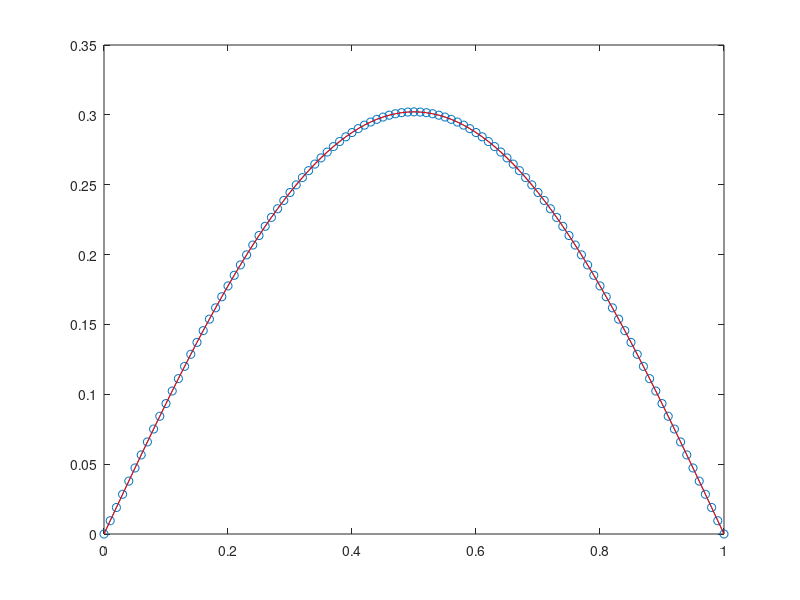

Write MATLAB code to recreate this figure.
% Demonstration for solving the heat equation.
%   Compared with 'demo_par1.m', this version has used vector operations
%     as much as possible. It's faster in Matlab for large problems 
%     (J or/and n large).
%  u_t = u_xx, for 0<t<T, 0<x<1
%  IC: u(x,0) = 2x, for 0<x<1/2 and u(x,0)=2(1-x) for 1/2<x<1
%  BC: u(0,t) = u(1,t) = 0, for t>0
% 
% set the grid size
J=100; dx=1./J;
% set the initial conidtion in 'U' and is overwritten each time step  
x = dx*(0:J);
U(1:J/2) = 2*x(1:J/2);
U(J/2+1:J+1)=2-2*x(J/2+1:J+1);
% define a new variable to store new values of U;
Unew=U;
mu = 0.48; dt = mu*dx^2; T=0.1;
nt = round(T/dt); 
for n = 1:nt
    t = n*dt;
    % heart of the program: the following line implement FTCS
    Unew(2:J) = U(2:J) + mu*(U(3:J+1) - 2*U(2:J) + U(1:J-1));
    U = Unew;
end
hold off
plot(x,U,'o-')
%compute the analytic/exact solution
ue=zeros(1,J+1);
nterm=5;
for k=1:nterm
    ue = ue + (8/(k*pi)^2)*sin(k*pi/2)*exp(-(k*pi)^2*t)*sin(k*pi*x);
end
hold on
plot(x,ue,'r')
